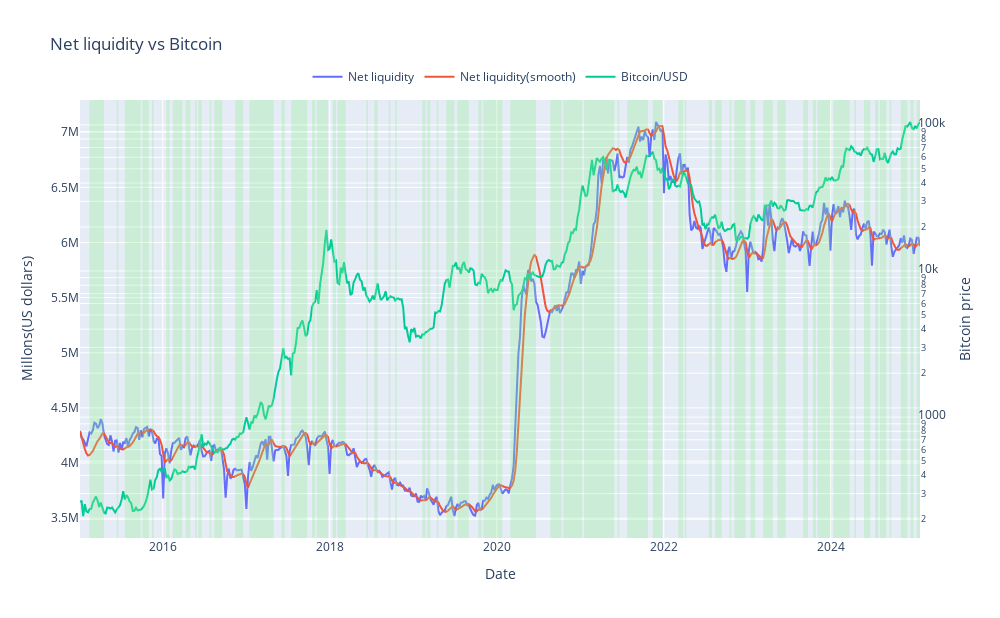

Source (notebook cell):
### Code cell
fig = go.Figure()

# 净流动性
fig.add_trace(
    go.Scatter(
        x=df.index,
        y=df["net_liquidity"],
        name="Net liquidity",
        yaxis="y1",
    )
)

# 净流动性移动平滑曲线
fig.add_trace(
    go.Scatter(
        x=df.index,
        y=df["smooth_net_liquidity"],
        name="Net liquidity(smooth)",
        yaxis="y1",
    )
)

# 比特币价格
fig.add_trace(go.Scatter(x=df.index, y=df["btcusd"], name="Bitcoin/USD", yaxis="y2"))

# 显示流动性上升的时间段
start_dates = liquidity_change[liquidity_change["trend"] == "liquidity increase"][
    "start_date"
]
end_dates = liquidity_change[liquidity_change["trend"] == "liquidity increase"][
    "end_date"
]
for x0, x1 in zip(start_dates, end_dates):
    fig.add_vrect(x0=x0, x1=x1, fillcolor="LightGreen", opacity=0.3, line_width=0)

# 更新布局
fig.update_layout(
    width=1000,
    height=618,
    title="Net liquidity vs Bitcoin",
    xaxis=dict(title="Date"),
    yaxis=dict(title="Millons(US dollars)", side="left"),
    yaxis2=dict(title="Bitcoin price", side="right", overlaying="y", type="log"),
    legend=dict(orientation="h", xanchor="center", yanchor="bottom", x=0.5, y=1.02),
)

# 显示图表
fig.show()

### Figure 1 — Plotly figure (JSON) as saved in the notebook; plotly's stock layout.template omitted (floating-point values rounded to 4 significant figures; data arrays with more than 128 entries replaced by an {"elided": "..."} marker saying what was removed)
{"data": [{"name": "Net liquidity", "type": "scatter", "x": {"elided": "526 str values"}, "y": {"elided": "526 int values"}, "yaxis": "y"}, {"name": "Net liquidity(smooth)", "type": "scatter", "x": {"elided": "526 str values"}, "y": {"elided": "526 float values"}, "yaxis": "y"}, {"name": "Bitcoin/USD", "type": "scatter", "x": {"elided": "526 str values"}, "y": {"elided": "526 float values"}, "yaxis": "y2"}], "layout": {"height": 618, "legend": {"orientation": "h", "x": 0.5, "xanchor": "center", "y": 1.02, "yanchor": "bottom"}, "shapes": [{"fillcolor": "LightGreen", "line": {"width": 0}, "opacity": 0.3, "type": "rect", "x0": "2015-02-15T00:00:00", "x1": "2015-04-19T00:00:00", "xref": "x", "y0": 0, "y1": 1, "yref": "y domain"}, {"fillcolor": "LightGreen", "line": {"width": 0}, "opacity": 0.3, "type": "rect", "x0": "2015-06-14T00:00:00", "x1": "2015-06-21T00:00:00", "xref": "x", "y0": 0, "y1": 1, "yref": "y domain"}, {"fillcolor": "LightGreen", "line": {"width": 0}, "opacity": 0.3, "type": "rect", "x0": "2015-07-19T00:00:00", "x1": "2015-09-27T00:00:00", "xref": "x", "y0": 0, "y1": 1, "yref": "y domain"}, {"fillcolor": "LightGreen", "line": {"width": 0}, "opacity": 0.3, "type": "rect", "x0": "2015-10-04T00:00:00", "x1": "2015-11-01T00:00:00", "xref": "x", "y0": 0, "y1": 1, "yref": "y domain"}, {"fillcolor": "LightGreen", "line": {"width": 0}, "opacity": 0.3, "type": "rect", "x0": "2015-11-15T00:00:00", "x1": "2015-11-22T00:00:00", "xref": "x", "y0": 0, "y1": 1, "yref": "y domain"}, {"fillcolor": "LightGreen", "line": {"width": 0}, "opacity": 0.3, "type": "rect", "x0": "2016-01-17T00:00:00", "x1": "2016-01-31T00:00:00", "xref": "x", "y0": 0, "y1": 1, "yref": "y domain"}, {"fillcolor": "LightGreen", "line": {"width": 0}, "opacity": 0.3, "type": "rect", "x0": "2016-02-14T00:00:00", "x1": "2016-03-27T00:00:00", "xref": "x", "y0": 0, "y1": 1, "yref": "y domain"}, {"fillcolor": "LightGreen", "line": {"width": 0}, "opacity": 0.3, "type": "rect", "x0": "2016-04-10T00:00:00", "x1": "2016-05-01T00:00:00", "xref": "x", "y0": 0, "y1": 1, "yref": "y domain"}, {"fillcolor": "LightGreen", "line": {"width": 0}, "opacity": 0.3, "type": "rect", "x0": "2016-05-22T00:00:00", "x1": "2016-05-29T00:00:00", "xref": "x", "y0": 0, "y1": 1, "yref": "y domain"}, {"fillcolor": "LightGreen", "line": {"width": 0}, "opacity": 0.3, "type": "rect", "x0": "2016-06-05T00:00:00", "x1": "2016-06-19T00:00:00", "xref": "x", "y0": 0, "y1": 1, "yref": "y domain"}, {"fillcolor": "LightGreen", "line": {"width": 0}, "opacity": 0.3, "type": "rect", "x0": "2016-07-24T00:00:00", "x1": "2016-07-31T00:00:00", "xref": "x", "y0": 0, "y1": 1, "yref": "y domain"}, {"fillcolor": "LightGreen", "line": {"width": 0}, "opacity": 0.3, "type": "rect", "x0": "2016-08-14T00:00:00", "x1": "2016-09-18T00:00:00", "xref": "x", "y0": 0, "y1": 1, "yref": "y domain"}, {"fillcolor": "LightGreen", "line": {"width": 0}, "opacity": 0.3, "type": "rect", "x0": "2016-11-13T00:00:00", "x1": "2016-12-18T00:00:00", "xref": "x", "y0": 0, "y1": 1, "yref": "y domain"}, {"fillcolor": "LightGreen", "line": {"width": 0}, "opacity": 0.3, "type": "rect", "x0": "2017-01-15T00:00:00", "x1": "2017-04-30T00:00:00", "xref": "x", "y0": 0, "y1": 1, "yref": "y domain"}, {"fillcolor": "LightGreen", "line": {"width": 0}, "opacity": 0.3, "type": "rect", "x0": "2017-06-04T00:00:00", "x1": "2017-06-18T00:00:00", "xref": "x", "y0": 0, "y1": 1, "yref": "y domain"}, {"fillcolor": "LightGreen", "line": {"width": 0}, "opacity": 0.3, "type": "rect", "x0": "2017-07-16T00:00:00", "x1": "2017-09-24T00:00:00", "xref": "x", "y0": 0, "y1": 1, "yref": "y domain"}, {"fillcolor": "LightGreen", "line": {"width": 0}, "opacity": 0.3, "type": "rect", "x0": "2017-10-15T00:00:00", "x1": "2017-10-29T00:00:00", "xref": "x", "y0": 0, "y1": 1, "yref": "y domain"}, {"fillcolor": "LightGreen", "line": {"width": 0}, "opacity": 0.3, "type": "rect", "x0": "2017-11-05T00:00:00", "x1": "2017-12-24T00:00:00", "xref": "x", "y0": 0, "y1": 1, "yref": "y domain"}, {"fillcolor": "LightGreen", "line": {"width": 0}, "opacity": 0.3, "type": "rect", "x0": "2018-01-14T00:00:00", "x1": "2018-01-28T00:00:00", "xref": "x", "y0": 0, "y1": 1, "yref": "y domain"}, {"fillcolor": "LightGreen", "line": {"width": 0}, "opacity": 0.3, "type": "rect", "x0": "2018-02-04T00:00:00", "x1": "2018-03-11T00:00:00", "xref": "x", "y0": 0, "y1": 1, "yref": "y domain"}, {"fillcolor": "LightGreen", "line": {"width": 0}, "opacity": 0.3, "type": "rect", "x0": "2018-06-10T00:00:00", "x1": "2018-06-17T00:00:00", "xref": "x", "y0": 0, "y1": 1, "yref": "y domain"}, {"fillcolor": "LightGreen", "line": {"width": 0}, "opacity": 0.3, "type": "rect", "x0": "2018-07-15T00:00:00", "x1": "2018-07-29T00:00:00", "xref": "x", "y0": 0, "y1": 1, "yref": "y domain"}, {"fillcolor": "LightGreen", "line": {"width": 0}, "opacity": 0.3, "type": "rect", "x0": "2018-09-16T00:00:00", "x1": "2018-09-23T00:00:00", "xref": "x", "y0": 0, "y1": 1, "yref": "y domain"}, {"fillcolor": "LightGreen", "line": {"width": 0}, "opacity": 0.3, "type": "rect", "x0": "2018-10-14T00:00:00", "x1": "2018-10-21T00:00:00", "xref": "x", "y0": 0, "y1": 1, "yref": "y domain"}, {"fillcolor": "LightGreen", "line": {"width": 0}, "opacity": 0.3, "type": "rect", "x0": "2019-02-10T00:00:00", "x1": "2019-02-24T00:00:00", "xref": "x", "y0": 0, "y1": 1, "yref": "y domain"}, {"fillcolor": "LightGreen", "line": {"width": 0}, "opacity": 0.3, "type": "rect", "x0": "2019-03-03T00:00:00", "x1": "2019-03-17T00:00:00", "xref": "x", "y0": 0, "y1": 1, "yref": "y domain"}, {"fillcolor": "LightGreen", "line": {"width": 0}, "opacity": 0.3, "type": "rect", "x0": "2019-04-14T00:00:00", "x1": "2019-04-21T00:00:00", "xref": "x", "y0": 0, "y1": 1, "yref": "y domain"}, {"fillcolor": "LightGreen", "line": {"width": 0}, "opacity": 0.3, "type": "rect", "x0": "2019-05-26T00:00:00", "x1": "2019-06-30T00:00:00", "xref": "x", "y0": 0, "y1": 1, "yref": "y domain"}, {"fillcolor": "LightGreen", "line": {"width": 0}, "opacity": 0.3, "type": "rect", "x0": "2019-07-14T00:00:00", "x1": "2019-09-01T00:00:00", "xref": "x", "y0": 0, "y1": 1, "yref": "y domain"}, {"fillcolor": "LightGreen", "line": {"width": 0}, "opacity": 0.3, "type": "rect", "x0": "2019-10-13T00:00:00", "x1": "2019-10-27T00:00:00", "xref": "x", "y0": 0, "y1": 1, "yref": "y domain"}, {"fillcolor": "LightGreen", "line": {"width": 0}, "opacity": 0.3, "type": "rect", "x0": "2019-11-03T00:00:00", "x1": "2020-01-26T00:00:00", "xref": "x", "y0": 0, "y1": 1, "yref": "y domain"}, {"fillcolor": "LightGreen", "line": {"width": 0}, "opacity": 0.3, "type": "rect", "x0": "2020-03-01T00:00:00", "x1": "2020-06-21T00:00:00", "xref": "x", "y0": 0, "y1": 1, "yref": "y domain"}, {"fillcolor": "LightGreen", "line": {"width": 0}, "opacity": 0.3, "type": "rect", "x0": "2020-08-23T00:00:00", "x1": "2020-10-11T00:00:00", "xref": "x", "y0": 0, "y1": 1, "yref": "y domain"}, {"fillcolor": "LightGreen", "line": {"width": 0}, "opacity": 0.3, "type": "rect", "x0": "2020-10-18T00:00:00", "x1": "2021-01-10T00:00:00", "xref": "x", "y0": 0, "y1": 1, "yref": "y domain"}, {"fillcolor": "LightGreen", "line": {"width": 0}, "opacity": 0.3, "type": "rect", "x0": "2021-01-17T00:00:00", "x1": "2021-05-30T00:00:00", "xref": "x", "y0": 0, "y1": 1, "yref": "y domain"}, {"fillcolor": "LightGreen", "line": {"width": 0}, "opacity": 0.3, "type": "rect", "x0": "2021-06-13T00:00:00", "x1": "2021-06-20T00:00:00", "xref": "x", "y0": 0, "y1": 1, "yref": "y domain"}, {"fillcolor": "LightGreen", "line": {"width": 0}, "opacity": 0.3, "type": "rect", "x0": "2021-07-25T00:00:00", "x1": "2021-10-24T00:00:00", "xref": "x", "y0": 0, "y1": 1, "yref": "y domain"}, {"fillcolor": "LightGreen", "line": {"width": 0}, "opacity": 0.3, "type": "rect", "x0": "2021-11-14T00:00:00", "x1": "2021-12-26T00:00:00", "xref": "x", "y0": 0, "y1": 1, "yref": "y domain"}, {"fillcolor": "LightGreen", "line": {"width": 0}, "opacity": 0.3, "type": "rect", "x0": "2022-03-06T00:00:00", "x1": "2022-03-27T00:00:00", "xref": "x", "y0": 0, "y1": 1, "yref": "y domain"}, {"fillcolor": "LightGreen", "line": {"width": 0}, "opacity": 0.3, "type": "rect", "x0": "2022-04-03T00:00:00", "x1": "2022-04-10T00:00:00", "xref": "x", "y0": 0, "y1": 1, "yref": "y domain"}, {"fillcolor": "LightGreen", "line": {"width": 0}, "opacity": 0.3, "type": "rect", "x0": "2022-07-17T00:00:00", "x1": "2022-07-31T00:00:00", "xref": "x", "y0": 0, "y1": 1, "yref": "y domain"}, {"fillcolor": "LightGreen", "line": {"width": 0}, "opacity": 0.3, "type": "rect", "x0": "2022-08-14T00:00:00", "x1": "2022-09-11T00:00:00", "xref": "x", "y0": 0, "y1": 1, "yref": "y domain"}, {"fillcolor": "LightGreen", "line": {"width": 0}, "opacity": 0.3, "type": "rect", "x0": "2022-10-16T00:00:00", "x1": "2022-10-23T00:00:00", "xref": "x", "y0": 0, "y1": 1, "yref": "y domain"}, {"fillcolor": "LightGreen", "line": {"width": 0}, "opacity": 0.3, "type": "rect", "x0": "2022-11-06T00:00:00", "x1": "2022-12-25T00:00:00", "xref": "x", "y0": 0, "y1": 1, "yref": "y domain"}, {"fillcolor": "LightGreen", "line": {"width": 0}, "opacity": 0.3, "type": "rect", "x0": "2023-01-15T00:00:00", "x1": "2023-02-05T00:00:00", "xref": "x", "y0": 0, "y1": 1, "yref": "y domain"}, {"fillcolor": "LightGreen", "line": {"width": 0}, "opacity": 0.3, "type": "rect", "x0": "2023-03-12T00:00:00", "x1": "2023-04-23T00:00:00", "xref": "x", "y0": 0, "y1": 1, "yref": "y domain"}, {"fillcolor": "LightGreen", "line": {"width": 0}, "opacity": 0.3, "type": "rect", "x0": "2023-05-14T00:00:00", "x1": "2023-06-18T00:00:00", "xref": "x", "y0": 0, "y1": 1, "yref": "y domain"}, {"fillcolor": "LightGreen", "line": {"width": 0}, "opacity": 0.3, "type": "rect", "x0": "2023-09-03T00:00:00", "x1": "2023-09-24T00:00:00", "xref": "x", "y0": 0, "y1": 1, "yref": "y domain"}, {"fillcolor": "LightGreen", "line": {"width": 0}, "opacity": 0.3, "type": "rect", "x0": "2023-10-15T00:00:00", "x1": "2023-10-29T00:00:00", "xref": "x", "y0": 0, "y1": 1, "yref": "y domain"}, {"fillcolor": "LightGreen", "line": {"width": 0}, "opacity": 0.3, "type": "rect", "x0": "2023-11-05T00:00:00", "x1": "2023-12-31T00:00:00", "xref": "x", "y0": 0, "y1": 1, "yref": "y domain"}, {"fillcolor": "LightGreen", "line": {"width": 0}, "opacity": 0.3, "type": "rect", "x0": "2024-01-14T00:00:00", "x1": "2024-03-24T00:00:00", "xref": "x", "y0": 0, "y1": 1, "yref": "y domain"}, {"fillcolor": "LightGreen", "line": {"width": 0}, "opacity": 0.3, "type": "rect", "x0": "2024-04-14T00:00:00", "x1": "2024-04-21T00:00:00", "xref": "x", "y0": 0, "y1": 1, "yref": "y domain"}, {"fillcolor": "LightGreen", "line": {"width": 0}, "opacity": 0.3, "type": "rect", "x0": "2024-05-26T00:00:00", "x1": "2024-06-23T00:00:00", "xref": "x", "y0": 0, "y1": 1, "yref": "y domain"}, {"fillcolor": "LightGreen", "line": {"width": 0}, "opacity": 0.3, "type": "rect", "x0": "2024-07-14T00:00:00", "x1": "2024-07-28T00:00:00", "xref": "x", "y0": 0, "y1": 1, "yref": "y domain"}, {"fillcolor": "LightGreen", "line": {"width": 0}, "opacity": 0.3, "type": "rect", "x0": "2024-08-04T00:00:00", "x1": "2024-09-01T00:00:00", "xref": "x", "y0": 0, "y1": 1, "yref": "y domain"}, {"fillcolor": "LightGreen", "line": {"width": 0}, "opacity": 0.3, "type": "rect", "x0": "2024-09-15T00:00:00", "x1": "2024-09-22T00:00:00", "xref": "x", "y0": 0, "y1": 1, "yref": "y domain"}, {"fillcolor": "LightGreen", "line": {"width": 0}, "opacity": 0.3, "type": "rect", "x0": "2024-11-03T00:00:00", "x1": "2024-12-01T00:00:00", "xref": "x", "y0": 0, "y1": 1, "yref": "y domain"}, {"fillcolor": "LightGreen", "line": {"width": 0}, "opacity": 0.3, "type": "rect", "x0": "2024-12-15T00:00:00", "x1": "2024-12-29T00:00:00", "xref": "x", "y0": 0, "y1": 1, "yref": "y domain"}, {"fillcolor": "LightGreen", "line": {"width": 0}, "opacity": 0.3, "type": "rect", "x0": "2025-01-12T00:00:00", "x1": "2025-01-26T00:00:00", "xref": "x", "y0": 0, "y1": 1, "yref": "y domain"}], "title": {"text": "Net liquidity vs Bitcoin"}, "width": 1000, "xaxis": {"title": {"text": "Date"}}, "yaxis": {"side": "left", "title": {"text": "Millons(US dollars)"}}, "yaxis2": {"overlaying": "y", "side": "right", "title": {"text": "Bitcoin price"}, "type": "log"}}}
